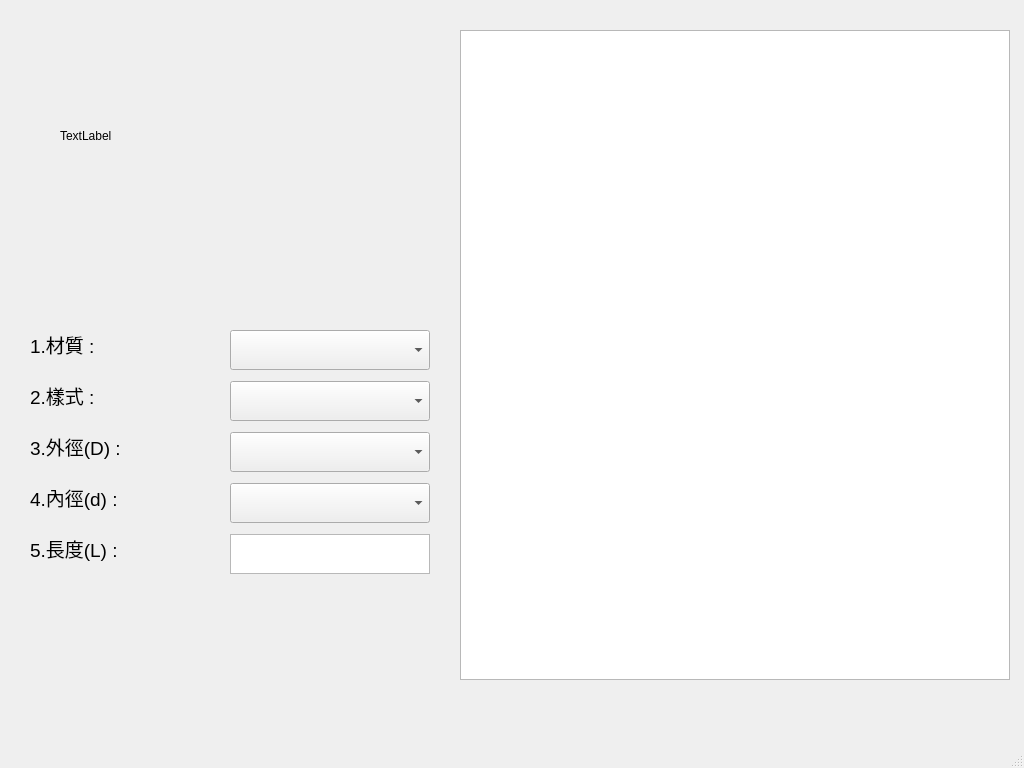
<?xml version="1.0" encoding="UTF-8"?>
<ui version="4.0">
 <class>MainWindow</class>
 <widget class="QMainWindow" name="MainWindow">
  <property name="geometry">
   <rect>
    <x>0</x>
    <y>0</y>
    <width>1024</width>
    <height>768</height>
   </rect>
  </property>
  <property name="windowTitle">
   <string>MainWindow</string>
  </property>
  <widget class="QWidget" name="centralwidget">
   <widget class="QWidget" name="widget" native="true">
    <property name="geometry">
     <rect>
      <x>30</x>
      <y>30</y>
      <width>400</width>
      <height>300</height>
     </rect>
    </property>
    <widget class="QLabel" name="label">
     <property name="geometry">
      <rect>
       <x>30</x>
       <y>20</y>
       <width>281</width>
       <height>171</height>
      </rect>
     </property>
     <property name="text">
      <string>TextLabel</string>
     </property>
    </widget>
   </widget>
   <widget class="QWidget" name="widget_2" native="true">
    <property name="geometry">
     <rect>
      <x>30</x>
      <y>330</y>
      <width>400</width>
      <height>350</height>
     </rect>
    </property>
    <widget class="QWidget" name="widget_4" native="true">
     <property name="geometry">
      <rect>
       <x>0</x>
       <y>0</y>
       <width>200</width>
       <height>350</height>
      </rect>
     </property>
     <widget class="QLabel" name="label_2">
      <property name="geometry">
       <rect>
        <x>0</x>
        <y>0</y>
        <width>200</width>
        <height>50</height>
       </rect>
      </property>
      <property name="font">
       <font>
        <pointsize>14</pointsize>
       </font>
      </property>
      <property name="text">
       <string>&lt;html&gt;&lt;head/&gt;&lt;body&gt;&lt;p&gt;1.材質 :&lt;/p&gt;&lt;/body&gt;&lt;/html&gt;</string>
      </property>
      <property name="alignment">
       <set>Qt::AlignLeading|Qt::AlignLeft|Qt::AlignTop</set>
      </property>
     </widget>
     <widget class="QLabel" name="label_3">
      <property name="geometry">
       <rect>
        <x>0</x>
        <y>51</y>
        <width>200</width>
        <height>50</height>
       </rect>
      </property>
      <property name="font">
       <font>
        <pointsize>14</pointsize>
       </font>
      </property>
      <property name="text">
       <string>&lt;html&gt;&lt;head/&gt;&lt;body&gt;&lt;p&gt;2.樣式 :&lt;/p&gt;&lt;/body&gt;&lt;/html&gt;</string>
      </property>
      <property name="alignment">
       <set>Qt::AlignLeading|Qt::AlignLeft|Qt::AlignTop</set>
      </property>
     </widget>
     <widget class="QLabel" name="label_5">
      <property name="geometry">
       <rect>
        <x>0</x>
        <y>153</y>
        <width>200</width>
        <height>50</height>
       </rect>
      </property>
      <property name="font">
       <font>
        <pointsize>14</pointsize>
       </font>
      </property>
      <property name="text">
       <string>&lt;html&gt;&lt;head/&gt;&lt;body&gt;&lt;p&gt;4.內徑(d) :&lt;/p&gt;&lt;/body&gt;&lt;/html&gt;</string>
      </property>
      <property name="alignment">
       <set>Qt::AlignLeading|Qt::AlignLeft|Qt::AlignTop</set>
      </property>
     </widget>
     <widget class="QLabel" name="label_4">
      <property name="geometry">
       <rect>
        <x>0</x>
        <y>102</y>
        <width>200</width>
        <height>50</height>
       </rect>
      </property>
      <property name="font">
       <font>
        <pointsize>14</pointsize>
       </font>
      </property>
      <property name="text">
       <string>&lt;html&gt;&lt;head/&gt;&lt;body&gt;&lt;p&gt;3.外徑(D) :&lt;/p&gt;&lt;/body&gt;&lt;/html&gt;</string>
      </property>
      <property name="alignment">
       <set>Qt::AlignLeading|Qt::AlignLeft|Qt::AlignTop</set>
      </property>
     </widget>
     <widget class="QLabel" name="label_6">
      <property name="geometry">
       <rect>
        <x>0</x>
        <y>204</y>
        <width>200</width>
        <height>50</height>
       </rect>
      </property>
      <property name="font">
       <font>
        <pointsize>14</pointsize>
       </font>
      </property>
      <property name="text">
       <string>&lt;html&gt;&lt;head/&gt;&lt;body&gt;&lt;p&gt;5.長度(L) :&lt;/p&gt;&lt;/body&gt;&lt;/html&gt;</string>
      </property>
      <property name="alignment">
       <set>Qt::AlignLeading|Qt::AlignLeft|Qt::AlignTop</set>
      </property>
     </widget>
    </widget>
    <widget class="QWidget" name="widget_5" native="true">
     <property name="geometry">
      <rect>
       <x>200</x>
       <y>0</y>
       <width>200</width>
       <height>350</height>
      </rect>
     </property>
     <widget class="QComboBox" name="comboBox_4">
      <property name="geometry">
       <rect>
        <x>0</x>
        <y>153</y>
        <width>200</width>
        <height>40</height>
       </rect>
      </property>
     </widget>
     <widget class="QComboBox" name="comboBox_2">
      <property name="geometry">
       <rect>
        <x>0</x>
        <y>51</y>
        <width>200</width>
        <height>40</height>
       </rect>
      </property>
     </widget>
     <widget class="QTextEdit" name="textEdit">
      <property name="geometry">
       <rect>
        <x>0</x>
        <y>204</y>
        <width>200</width>
        <height>40</height>
       </rect>
      </property>
     </widget>
     <widget class="QComboBox" name="comboBox_3">
      <property name="geometry">
       <rect>
        <x>0</x>
        <y>102</y>
        <width>200</width>
        <height>40</height>
       </rect>
      </property>
     </widget>
     <widget class="QComboBox" name="comboBox">
      <property name="geometry">
       <rect>
        <x>0</x>
        <y>0</y>
        <width>200</width>
        <height>40</height>
       </rect>
      </property>
     </widget>
    </widget>
   </widget>
   <widget class="QWidget" name="widget_3" native="true">
    <property name="geometry">
     <rect>
      <x>460</x>
      <y>30</y>
      <width>550</width>
      <height>650</height>
     </rect>
    </property>
    <widget class="QListView" name="listView">
     <property name="geometry">
      <rect>
       <x>0</x>
       <y>0</y>
       <width>550</width>
       <height>650</height>
      </rect>
     </property>
    </widget>
   </widget>
  </widget>
  <widget class="QMenuBar" name="menubar">
   <property name="geometry">
    <rect>
     <x>0</x>
     <y>0</y>
     <width>1024</width>
     <height>22</height>
    </rect>
   </property>
  </widget>
  <widget class="QStatusBar" name="statusbar"/>
 </widget>
 <resources/>
 <connections/>
</ui>
